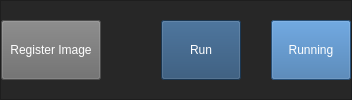
                    <widget class="QFrame" name="frame_BtnRun_ModGuiMain">
                     <property name="sizePolicy">
                      <sizepolicy hsizetype="Expanding" vsizetype="Fixed">
                       <horstretch>0</horstretch>
                       <verstretch>0</verstretch>
                      </sizepolicy>
                     </property>
                     <property name="minimumSize">
                      <size>
                       <width>0</width>
                       <height>50</height>
                      </size>
                     </property>
                     <property name="styleSheet">
                      <string notr="true">background-color: rgb(0, 0, 0);
background-color: rgb(39, 39, 39);</string>
                     </property>
                     <property name="frameShape">
                      <enum>QFrame::StyledPanel</enum>
                     </property>
                     <property name="frameShadow">
                      <enum>QFrame::Raised</enum>
                     </property>
                     <layout class="QHBoxLayout" name="horizontalLayout_18">
                      <property name="spacing">
                       <number>0</number>
                      </property>
                      <property name="leftMargin">
                       <number>0</number>
                      </property>
                      <property name="topMargin">
                       <number>0</number>
                      </property>
                      <property name="rightMargin">
                       <number>0</number>
                      </property>
                      <property name="bottomMargin">
                       <number>0</number>
                      </property>
                      <item>
                       <layout class="QHBoxLayout" name="horizontalLayout_17">
                        <property name="spacing">
                         <number>20</number>
                        </property>
                        <item>
                         <widget class="QPushButton" name="btn_RegisterImage_ModGuiMain">
                          <property name="minimumSize">
                           <size>
                            <width>100</width>
                            <height>0</height>
                           </size>
                          </property>
                          <property name="maximumSize">
                           <size>
                            <width>150</width>
                            <height>60</height>
                           </size>
                          </property>
                          <property name="styleSheet">
                           <string notr="true">color: rgb(255, 255, 255);
background-color: rgb(106, 106, 106);</string>
                          </property>
                          <property name="text">
                           <string>Register Image</string>
                          </property>
                         </widget>
                        </item>
                        <item>
                         <spacer name="horizontalSpacer_3">
                          <property name="orientation">
                           <enum>Qt::Horizontal</enum>
                          </property>
                          <property name="sizeHint" stdset="0">
                           <size>
                            <width>40</width>
                            <height>20</height>
                           </size>
                          </property>
                         </spacer>
                        </item>
                        <item>
                         <widget class="QPushButton" name="btn_Run_ModGuiMain">
                          <property name="minimumSize">
                           <size>
                            <width>80</width>
                            <height>0</height>
                           </size>
                          </property>
                          <property name="maximumSize">
                           <size>
                            <width>100</width>
                            <height>60</height>
                           </size>
                          </property>
                          <property name="styleSheet">
                           <string notr="true">color: rgb(255, 255, 255);
background-color: rgb(37, 75, 113);</string>
                          </property>
                          <property name="text">
                           <string>Run</string>
                          </property>
                         </widget>
                        </item>
                        <item>
                         <spacer name="horizontalSpacer_4">
                          <property name="orientation">
                           <enum>Qt::Horizontal</enum>
                          </property>
                          <property name="sizeType">
                           <enum>QSizePolicy::Fixed</enum>
                          </property>
                          <property name="sizeHint" stdset="0">
                           <size>
                            <width>10</width>
                            <height>20</height>
                           </size>
                          </property>
                         </spacer>
                        </item>
                        <item>
                         <widget class="QPushButton" name="btn_Running_ModGuiMain">
                          <property name="maximumSize">
                           <size>
                            <width>100</width>
                            <height>60</height>
                           </size>
                          </property>
                          <property name="styleSheet">
                           <string notr="true">color: rgb(255, 255, 255);
background-color: rgb(56, 112, 168);</string>
                          </property>
                          <property name="text">
                           <string>Running</string>
                          </property>
                         </widget>
                        </item>
                       </layout>
                      </item>
                     </layout>
                    </widget>
